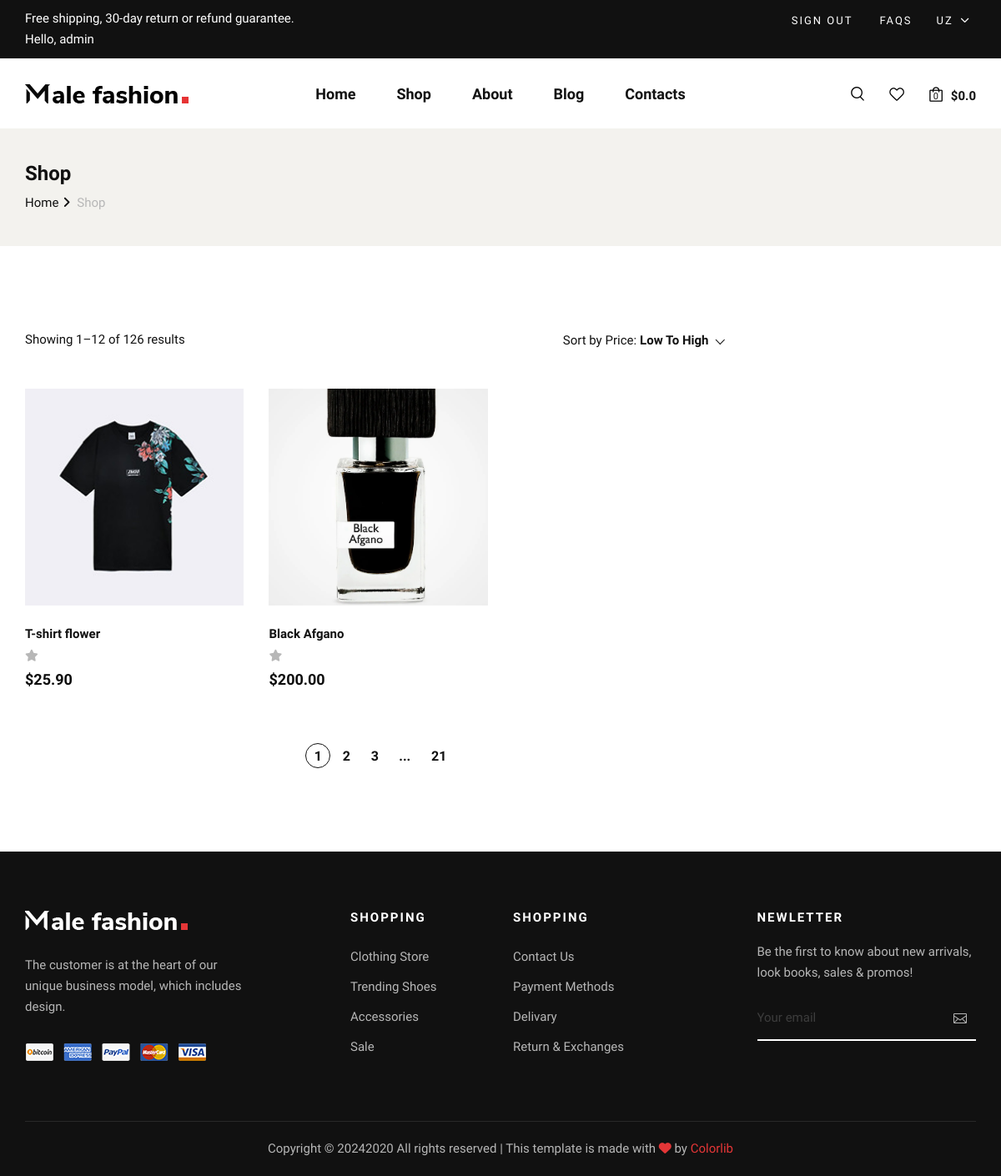
Page /products/wishlist/ (signed in) on the earlier database version.
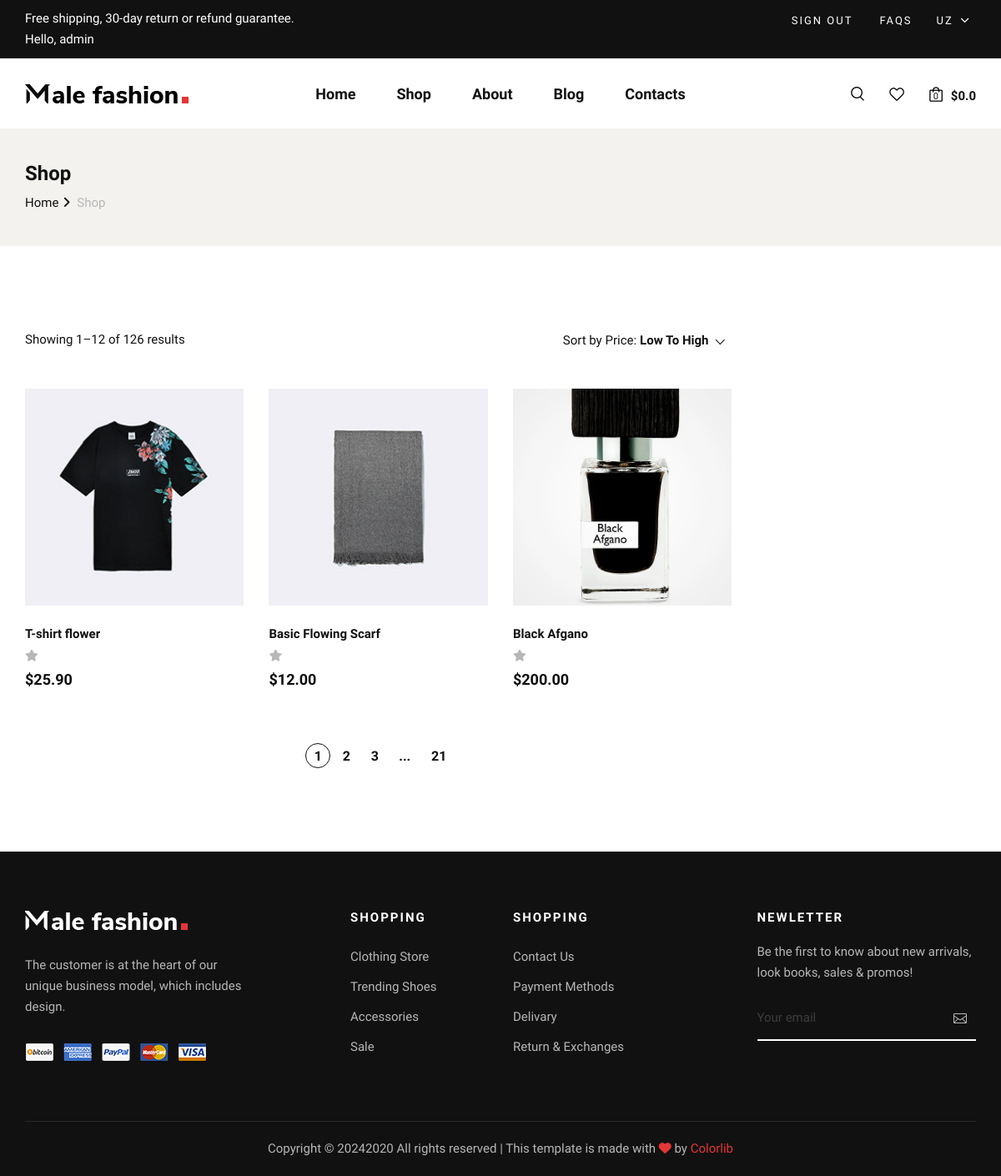
Same page on the later database version.
### products/models.py (models this page shows, shortened)
class WishlistModel(models.Model):
    user = models.ForeignKey(User, on_delete=models.CASCADE)
    product = models.ForeignKey(ProductModel, on_delete=models.CASCADE)
    created_at = models.DateTimeField(auto_now_add=True)
    class Meta:
        verbose_name = "Wishlist"
        verbose_name_plural = "Wishlists"
        unique_together = ['user', 'product']

class ProductModel(models.Model):
    name = models.CharField(max_length=36)
    description = models.TextField()
    price = models.DecimalField(max_digits=8, decimal_places=2)
    image = models.ImageField(upload_to='products/')
    rating = models.PositiveIntegerField(default=1, validators=[rating_value_validate])
    discount = models.PositiveIntegerField(default=0)
    category = models.ForeignKey(CategoryModel, on_delete=models.CASCADE, related_name="products")
    brand = models.ForeignKey(BrandModel, on_delete=models.CASCADE)
    sizes = models.ManyToManyField(SizeModel)
    colors = models.ManyToManyField(ColorModel)
    tags = models.ManyToManyField(TagModel)
    created_at = models.DateTimeField(auto_now_add=True)
    updated_at = models.DateTimeField(auto_now=True)
    class Meta:
        verbose_name = "Product"
        verbose_name_plural = "Products"

### products/views.py (the view)
# urls.py: path('wishlist/', WishlistPageView.as_view(), name="wishlist"),
class WishlistPageView(ListView):
    template_name = 'wishlist.html'
    model = WishlistModel
    context_object_name = "wishlists"
    def get_queryset(self):
        return WishlistModel.objects.filter(user=self.request.user)

### products/templatetags/my_tags.py (called while the page is built, shortened)
@register.filter(name="in_wishlist")
def in_wishlist(user, product):
    return WishlistModel.objects.filter(user=user, product=product).exists()

@register.simple_tag
def get_cart_info(request, coupon=None):
    cart = request.session.get("cart", [])
    if not cart:
        return 0, 0.0

### templates/wishlist.html (shortened to what this page needs)
{% extends 'layouts/base.html' %}
{% block content %}
{% load static %}
{% load my_tags %}
    <section class="breadcrumb-option">
        <div class="container">
            <div class="row">
                <div class="col-lg-12">
                    <div class="breadcrumb__text">
                        <h4>Shop</h4>
                        <div class="breadcrumb__links">
                            <a href="./index.html">Home</a>
                            <span>Shop</span>
                        </div>
                    </div>
                </div>
            </div>
        </div>
    </section>
    <section class="shop spad">
        <div class="container">
            <div class="row">
                <div class="col-lg-9">
                    <div class="shop__product__option">
                        <div class="row">
                            <div class="col-lg-6 col-md-6 col-sm-6">
                                <div class="shop__product__option__left">
                                    <p>Showing 1–12 of 126 results</p>
                                </div>
                            </div>
                            <div class="col-lg-6 col-md-6 col-sm-6">
                                <div class="shop__product__option__right">
                                    <p>Sort by Price:</p>
                                </div>
                            </div>
                        </div>
                    </div>
                    <div class="row">
                        {% for wishlist in wishlists %}
                        <div class="col-lg-4 col-md-6 col-sm-6">
                            <div class="product__item">
                                <div class="product__item__pic set-bg" data-setbg="{{ wishlist.product.image.url }}">
                                </div>
                                <div class="product__item__text">
                                    <h6>{{ wishlist.product.name }}</h6>
                                    <div class="rating">
                                            <i class="fa fa-star-o"></i>
                                    </div>
                                    <h5>${{ wishlist.product.price }}</h5>
                                </div>
                            </div>
                        </div>
                        {% endfor %}
                    </div>
                    <div class="row">
                        <div class="col-lg-12">
                            <div class="product__pagination">
                                <a class="active" href="#">1</a>
                                <a href="#">2</a>
                                <a href="#">3</a>
                                <span>...</span>
                                <a href="#">21</a>
                            </div>
                        </div>
                    </div>
                </div>
            </div>
        </div>
    </section>
{% endblock %}

### templates/layouts/base.html (shortened to what this page needs)
{% load static %}
<!DOCTYPE html>
<html lang="zxx">
<head>
    <link rel="stylesheet" href="{% static 'css/bootstrap.min.css' %}" type="text/css">
    <link rel="stylesheet" href="{% static 'css/font-awesome.min.css' %}" type="text/css">
    <link rel="stylesheet" href="{% static 'css/elegant-icons.css' %}" type="text/css">
    <link rel="stylesheet" href="{% static 'css/magnific-popup.css' %}" type="text/css">
    <link rel="stylesheet" href="{% static 'css/nice-select.css' %}" type="text/css">
    <link rel="stylesheet" href="{% static 'css/owl.carousel.min.css' %}" type="text/css">
    <link rel="stylesheet" href="{% static 'css/slicknav.min.css' %}" type="text/css">
    <link rel="stylesheet" href="{% static 'css/style.css' %}" type="text/css">
    <link rel="stylesheet" href="https://cdnjs.cloudflare.com/ajax/libs/font-awesome/6.4.2/css/all.min.css" />
</head>
<body>
    {% include 'layouts/header.html' %}
    {% block content %}
    {% endblock %}
    {% include 'layouts/footer.html' %}
</body>
</html>

### templates/layouts/navbar.html (shortened to what this page needs)
{% load static %}

### templates/layouts/header.html (shortened to what this page needs)
{% load my_tags %}
{% load static %}
<header class="header">
    <div class="header__top">
        <div class="container">
            <div class="row">
                <div class="col-lg-6 col-md-7">
                    <div class="header__top__left">
                        <p>Free shipping, 30-day return or refund guarantee.</p>
                        {% if request.user.is_authenticated %}
                            <p>Hello, {{ request.user.username }}</p>
                        {% else %}
                            <p>Hello, who are you ?</p>
                        {% endif %}
                    </div>
                </div>
                <div class="col-lg-6 col-md-5">
                    <div class="header__top__right">
                        <div class="header__top__links">
                            {% if request.user.is_authenticated %}
                                <a href="{% url 'users:signout' %}">Sign out</a>
                            {% else %}
                                <a href="{% url 'users:signin' %}">Sign in</a>
                            {% endif %}
                            <a href="#">FAQs</a>
                        </div>
                        <div class="header__top__hover">
                            <span>UZ <i class="arrow_carrot-down"></i></span>
                        </div>
                    </div>
                </div>
            </div>
        </div>
    </div>
    <div class="container">
        <div class="row">
            <div class="col-lg-3 col-md-3">
                <div class="header__logo">
                    <a href="{% url 'pages:home' %}"><img src="{% static 'img/logo.png' %}" alt=""></a>
                </div>
            </div>
            <div class="col-lg-6 col-md-6">
                <nav class="header__menu mobile-menu">
                    <ul>
                        <li class="{% if request.path == '/' %} active {% endif %}"><a href="{% url 'pages:home' %}">Home</a></li>
                        <li class="{% if request.path == '/shop/' %} active {% endif %}"><a href="{% url 'pages:shop' %}">Shop</a></li>
                        <li class="{% if request.path == '/about/' %} active {% endif %}"><a href="{% url 'pages:about' %}">About</a></li>
                        <li class="{% if request.path == '/blog/' %} active {% endif %}"><a href="{% url 'pages:blog' %}">Blog</a></li>
                        <li class="{% if request.path == '/contact/' %} active {% endif %}"><a href="{% url 'pages:contact' %}">Contacts</a></li>
                    </ul>
                </nav>
            </div>
            <div class="col-lg-3 col-md-3">
                <div class="header__nav__option">
                    <a href="#" class="search-switch"><img src="{% static 'img/icon/search.png' %}" alt=""></a>
                    <a href="{% url 'products:wishlist' %}"><img src="{% static 'img/icon/heart.png' %}" alt=""></a>
                    {% get_cart_info request coupon as cart_info %}
                    <a href="{% url 'pages:cart' %}"><img src="{% static 'img/icon/cart.png' %}" alt=""><span>{{ cart_info.0 }}</span></a>
                    <div class="price">${{ cart_info.1 }}</div>
                </div>
            </div>
        </div>
    </div>
</header>

### templates/layouts/footer.html (shortened to what this page needs)
{% load static %}
<footer class="footer">
    <div class="container">
        <div class="row">
            <div class="col-lg-3 col-md-6 col-sm-6">
                <div class="footer__about">
                    <div class="footer__logo">
                        <a href="#"><img src="{% static 'img/footer-logo.png' %}" alt=""></a>
                    </div>
                    <p>The customer is at the heart of our unique business model, which includes design.</p>
                    <a href="#"><img src="{% static 'img/payment.png' %}" alt=""></a>
                </div>
            </div>
            <div class="col-lg-2 offset-lg-1 col-md-3 col-sm-6">
                <div class="footer__widget">
                    <h6>Shopping</h6>
                    <ul>
                        <li><a href="#">Clothing Store</a></li>
                        <li><a href="#">Trending Shoes</a></li>
                        <li><a href="#">Accessories</a></li>
                        <li><a href="#">Sale</a></li>
                    </ul>
                </div>
            </div>
            <div class="col-lg-2 col-md-3 col-sm-6">
                <div class="footer__widget">
                    <h6>Shopping</h6>
                    <ul>
                        <li><a href="#">Contact Us</a></li>
                        <li><a href="#">Payment Methods</a></li>
                        <li><a href="#">Delivary</a></li>
                        <li><a href="#">Return & Exchanges</a></li>
                    </ul>
                </div>
            </div>
            <div class="col-lg-3 offset-lg-1 col-md-6 col-sm-6">
                <div class="footer__widget">
                    <h6>NewLetter</h6>
                    <div class="footer__newslatter">
                        <p>Be the first to know about new arrivals, look books, sales & promos!</p>
                        <form action="#">
                            <input type="text" placeholder="Your email">
                            <button type="submit"><span class="icon_mail_alt"></span></button>
                        </form>
                    </div>
                </div>
            </div>
        </div>
        <div class="row">
            <div class="col-lg-12 text-center">
                <div class="footer__copyright__text">
                    <p>Copyright ©
                        2020
                        All rights reserved | This template is made with <i class="fa fa-heart-o"
                        aria-hidden="true"></i> by <a href="https://colorlib.com" target="_blank">Colorlib</a>
                    </p>
                </div>
            </div>
        </div>
    </div>
</footer>

Differences in the rows shown:
added WishlistModel: shows a picture, product.name "Basic Flowing Scarf", product.price "12.00"
